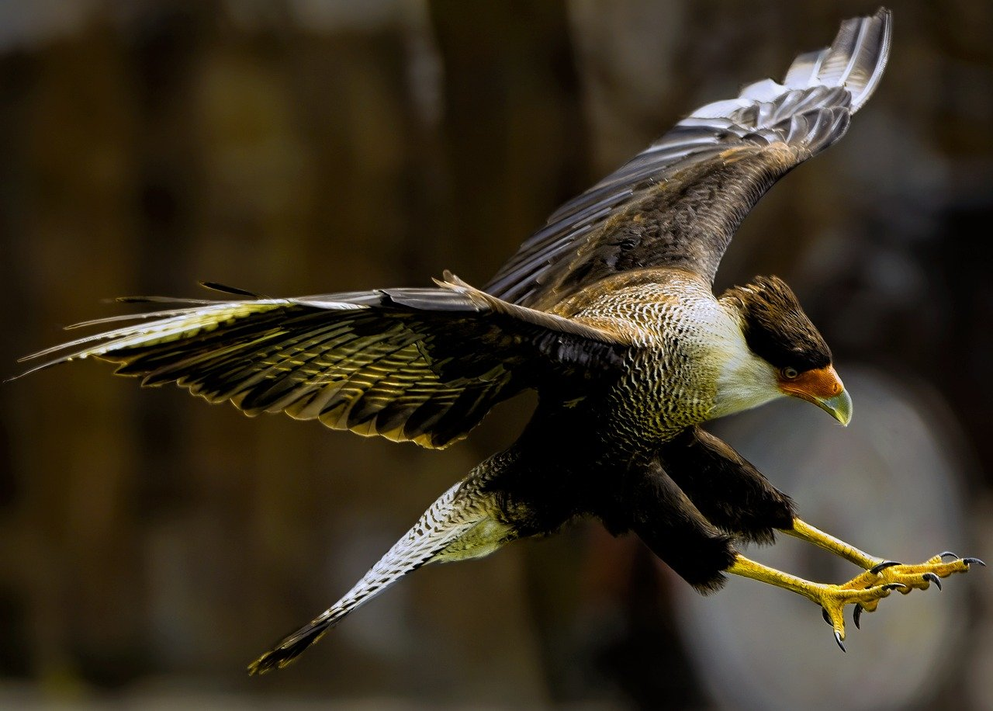
#> input picture bird.png, 993 x 711 px, shrunk from 1280 x 916 before the run
$ jupyter execute 9Jan.ipynb
#> lines starting #> are read from the running program, lines starting #| are printed output that depends on the picture
[cell 1]
from PIL import Image, ImageFilter

[cell 2]
image = Image.open('bird.png')
#> image is the input picture: PIL image 993x711 RGB; mean R, G, B 57.7, 48.9, 32.8
image.show()

### Blurring

[cell 3]
b_image = image.filter(filter=ImageFilter.BLUR)
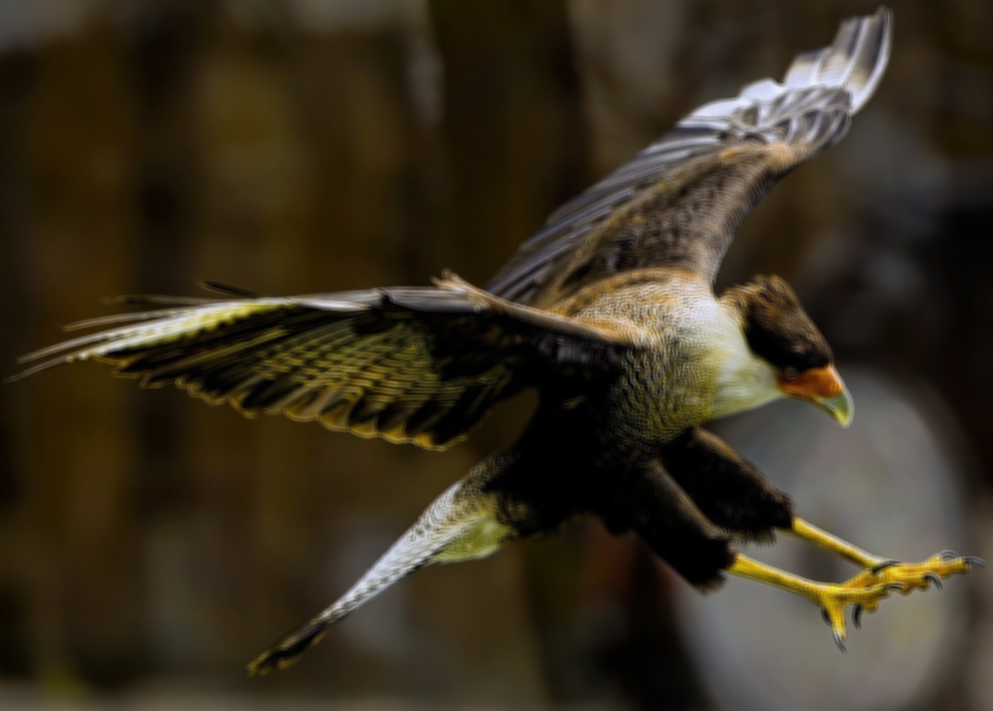
#> b_image: PIL image 993x711 RGB; mean R, G, B 57.8, 49, 32.9
b_image = image.filter(filter=ImageFilter.BLUR)
b_image = image.filter(filter=ImageFilter.BLUR)
b_image = image.filter(filter=ImageFilter.BLUR)


$ run again, with Image-Manipulation.jpg saved as bird.png
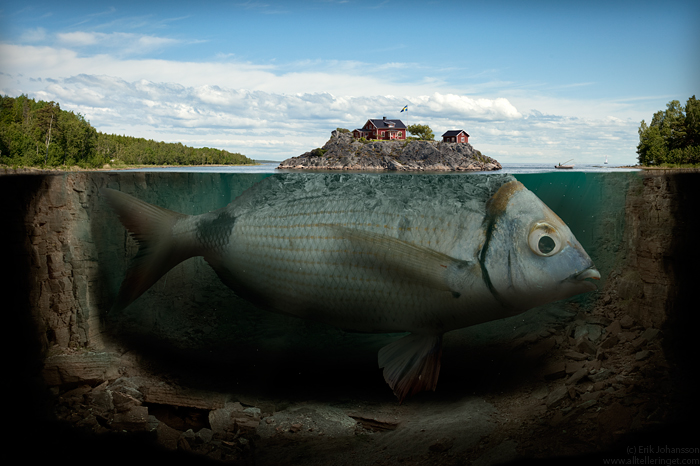
#> input picture Image-Manipulation.jpg, 700 x 466 px
#> image is the input picture: PIL image 700x466 RGB; mean R, G, B 74.8, 86.5, 85.5
#> `b_image = image.filter(filter=ImageFilter.BLUR)`:
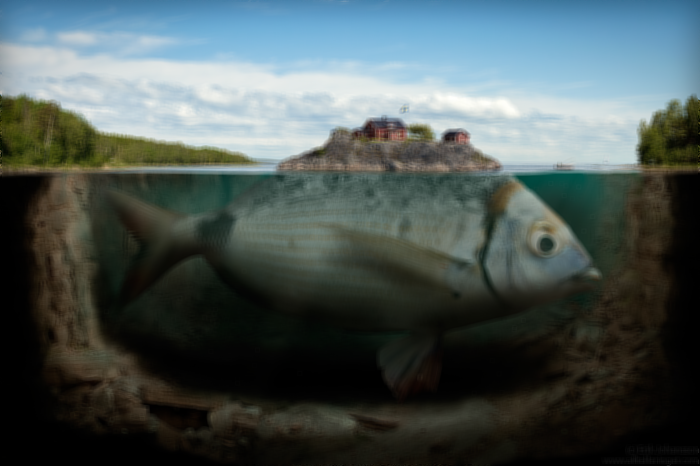
#> b_image: PIL image 700x466 RGB; mean R, G, B 74.8, 86.5, 85.5
